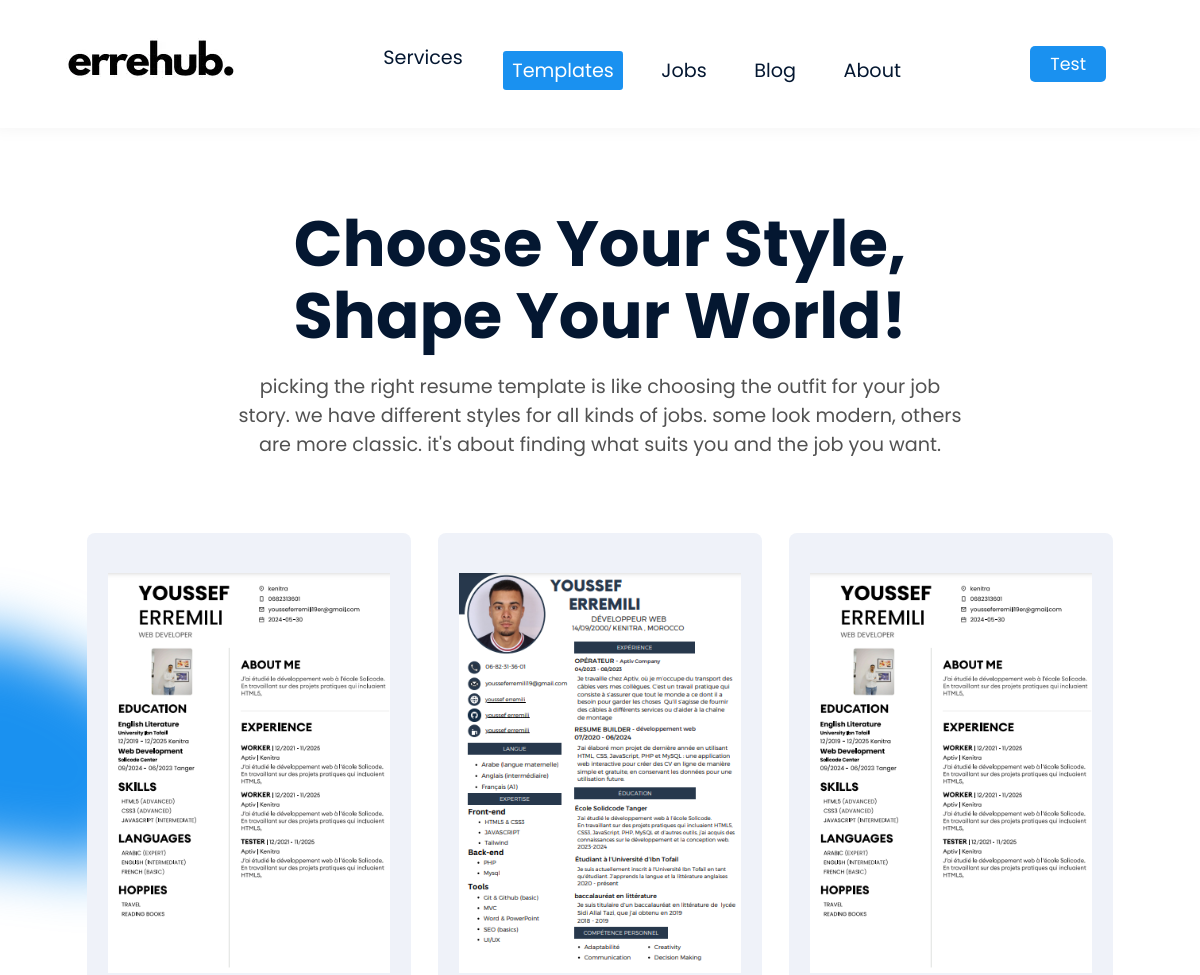
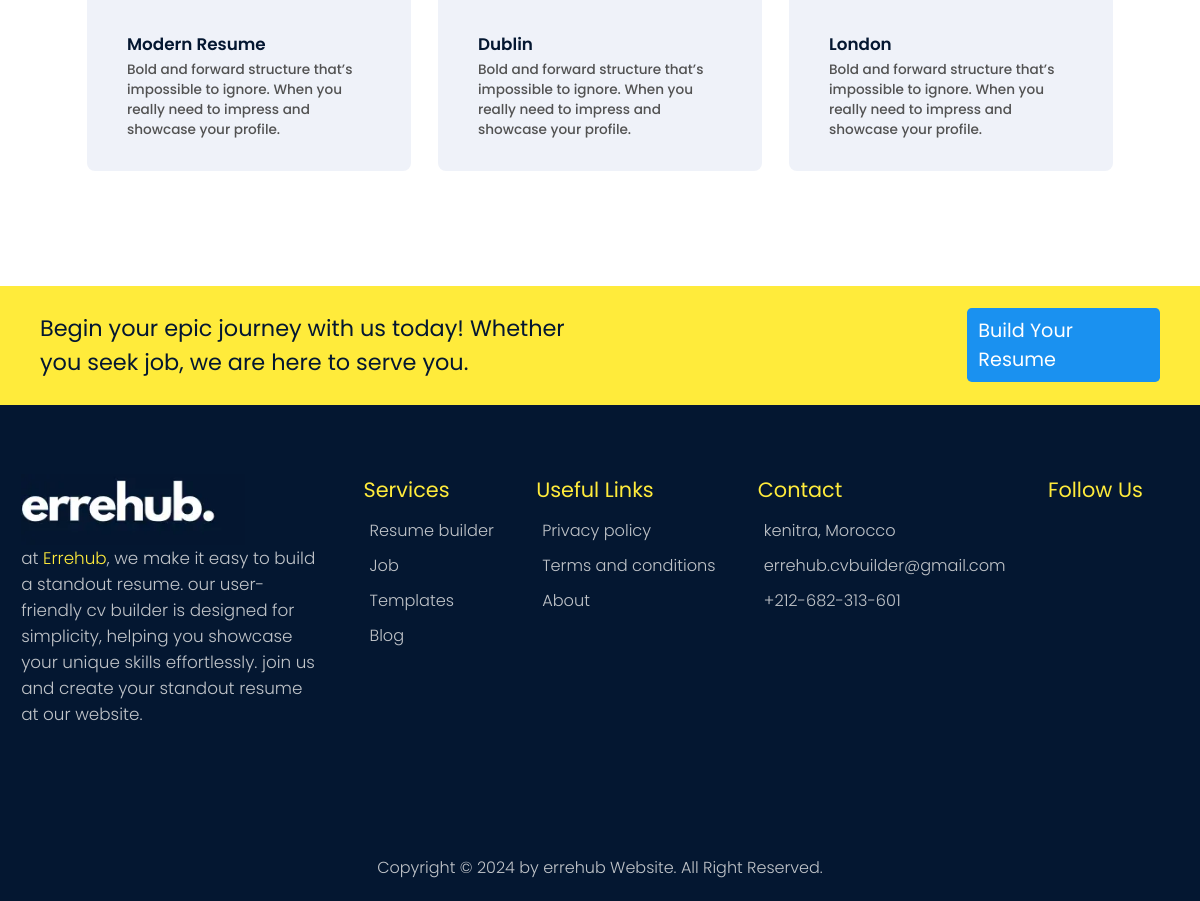
Page /template/template.php (signed in) on the committed database (2 pictures, top to bottom).
### tables this page shows
CREATE TABLE `templates` (
  `resume_id` int(11) NOT NULL,
  `resume_name` varchar(255) NOT NULL,
  `resume_description` varchar(255) NOT NULL,
  `resume_image` varchar(255) NOT NULL,
  `resume_template` text NOT NULL
);

### template/template.php (the view, shortened to what this page needs)
<?php
include("../config/config.php");
$query = "SELECT * FROM templates";
$stmt = $serverConnection->prepare($query);
$stmt->execute();
?>
<!DOCTYPE html>
<html lang="en">
<head>
    <link rel="stylesheet" href="../assets/styles/style.css">
    <link rel="stylesheet" href="../assets/styles/template.css">
</head>
<body>
    <header>
        <div class="nav">
            <div class="logo">
                <a href="../index.php"><img src="../assets/image/errehub-wight.webp" alt="errehub logo"></a>
            </div>
            <nav>
                <ul>
                    <li class="parent">services
                    </li>
                    <li id="selected"><a class="selected" href="template.php">templates</a></li>
                    <li><a href="../job/job.php">jobs</a></li>
                    <li><a href="../blog/blog.php">blog</a></li>
                    <li><a href="../blog/topic.php?id=2&title=about-us&image=../assets/image/about-us.webp">about</a></li>
                </ul>
            </nav>
            <div class="getBtn">
                <?php if (isset($_SESSION["User-Name"])) : ?>
                    <span class="regBtn"><?php echo htmlspecialchars($_SESSION["User-Name"]); ?></span>
                    <a class="regBtn" id="logout" href="../logout/logout.php">
                    </a>
                <?php else : ?>
                    <a class="regBtn login" href="../login/login.php">Log in</a>
                    <a class="regBtn sign" href="../signup/sign-up.php">Sign in</a>
                <?php endif; ?>
            </div>
        </div>
    </header>
    <main class="template">
        <div class="templateHead">
            <h1>Choose your style, shape your world!</h1>
            <p>Picking the right resume template is like choosing the outfit for your job story. We have different
                styles for all kinds of jobs. Some look modern, others are more classic. It's about finding what suits
                you and the job you want.</p>
        </div>
        <div class="galleryTemplates">
            <?php while ($row = $stmt->fetch(PDO::FETCH_ASSOC)) { ?>
                <div class="templateCol templateCol1">
                    <section>
                        <img src="<?php echo $row["resume_image"]; ?>" alt="Resume Image">
                    </section>
                    <section>
                        <h3><?php echo $row["resume_name"]; ?></h3>
                        <p><?php echo $row["resume_description"]; ?></p>
                    </section>
                </div>
            <?php }; ?>
        </div>
    </main>
    <footer>
        <div class="footHead">
            <div class="footLeft">
                <h2>Begin your epic journey with us today! Whether you seek job, we are here to serve you.</h2>
            </div>
            <div class="footRight">
                <div class="footBtn">
                    <a class="getStarted footBtn" href="../editor/editor.php">build your resume</a>
                </div>
            </div>
        </div>
        <div class="mainFooter">
            <div class="footCol about">
                <a href="../index.php"><img src="../assets/image/errehub-dark.webp" alt="logo of the website Errehub"></a>
                <p>At <a class="footInd" href="../index.php">errehub</a>, we make it easy to build a standout resume. Our user-friendly CV builder is designed for simplicity, helping you showcase your unique skills effortlessly. Join us and create your standout resume at our website.</p>
            </div>
            <div class="footCol services">
                <h3>services</h3>
                <ul>
                    <li><a href="../editor/editor.php"><ion-icon name="chevron-forward-outline"></ion-icon> Resume builder</a></li>
                    <li><a href="../job/job.php"><ion-icon name="chevron-forward-outline"></ion-icon> Job</a></li>
                    <li><a href="../template/template.php"><ion-icon name="chevron-forward-outline"></ion-icon> Templates</a></li>
                    <li><a href="../blog/blog.php"><ion-icon name="chevron-forward-outline"></ion-icon> Blog</a></li>
                </ul>
            </div>
            <div class="footCol link">
                <h3>useful links</h3>
                <ul>
                    <li><a href=""><ion-icon name="chevron-forward-outline"></ion-icon> Privacy policy</a></li>
                    <li><a href=""><ion-icon name="chevron-forward-outline"></ion-icon> Terms and conditions</a></li>
                    <li><a href="../blog/topic.php?id=2&title=about-us&image=../assets/image/about-us.webp"><ion-icon name="chevron-forward-outline"></ion-icon> About</a></li>
                </ul>
            </div>
            <div class="footCol address">
                <h3>contact</h3>
                <ul>
                    <li><a href=""><ion-icon name="location-outline"></ion-icon>kenitra, Morocco</a></li>
                    <li><a href=""><ion-icon name="mail-outline"></ion-icon>errehub.cvbuilder@gmail.com</a></li>
                    <li><a href=""><ion-icon name="call-outline"></ion-icon>+212-682-313-601</a></li>
                </ul>
            </div>
            <div class="footCol follow">
                <h3>follow us</h3>
            </div>
        </div>
        <div class="resirved">
            <h3>Copyright © 2024 by errehub Website. All Right Reserved.</h3>
        </div>
    </footer>
</body>
</html>

### assets/styles/style.css (style rules this page uses)
:root { --second-main-color: #21BF73; --first-main-color: #3572EF; --footer-color: #eaeaead1; --footer-title-c: #ffeb3b; --main-title-c: #041731; --slogan-color: #525252; --title-color: #202020; --weight: #ffffff; --black: #000000; --light-blue: #f0f8ff; }
::placeholder { font-size: 0.9rem; text-transform: capitalize; }
::placeholder, select, option, textarea, input { font-family: "Poppins", sans-serif; }
html, body { font-family: 'Poppins', sans-serif; background-color: var(--weight); }
header .nav { background-color: var(--weight); display: flex; align-items: center; justify-content: space-around; min-height: 16vh; box-shadow: 0px -16px 22px 9px #0000001a; position: relative; }
header .nav nav ul li { display: inline-block; margin: 10px 12px; padding: 0.3rem 0.6rem; }
header .nav nav ul li a, header .nav nav ul li { font-size: 1.2rem; color: var(--main-title-c); text-transform: capitalize; cursor: pointer; user-select: none; }
.parent { position: relative; }
#selected { background-color: var(--first-main-color); border-radius: 0.2rem; color: var(--weight); }
.selected { color: var(--weight) !important; }
main .mainHeader .left .btnSetion a, .getBtn .regBtn { padding: 0.4rem 1.2rem; font-size: 1.2rem; font-weight: 400; text-transform: capitalize; background-color: var(--first-main-color); color: var(--weight); border-radius: 5px; cursor: pointer; }
.getBtn .regBtn { position: relative; }
#logout { background-color: transparent; }
.getBtn .regBtn { padding: 6px 20px; font-size: 1.090rem; }
footer .footHead { display: flex; align-items: center; justify-content: center; padding: 1.4rem 2.5rem; margin: 6rem auto 0rem auto; width: 100%; background-color: var(--footer-title-c); }
footer .footHead .footLeft h2 { font-weight: 400; color: var(--main-title-c); text-wrap: balance; font-size: 1.4rem; width: 60%; }
.footHead .footRight a.getStarted { font-size: 1.2rem; text-transform: capitalize; border-radius: 0.3rem; padding: 0.5rem 0.7rem; display: inline-block; color: var(--weight); background-color: var(--first-main-color); }
footer .mainFooter { display: flex; justify-content: space-around; padding: 4.3rem 0 6rem 0; background-color: var(--main-title-c); height: auto; }
footer .mainFooter .about { width: 25%; }
footer .mainFooter .footCol.about p, footer .mainFooter .footCol.about p .footInd { text-transform: lowercase; font-weight: 300; color: var(--footer-color); font-size: 1.05rem; }
footer .mainFooter .footCol.about p .footInd { text-transform: capitalize; color: var(--footer-title-c); text-wrap: nowrap; }
footer .mainFooter .footCol.about img { width: 14rem; }
footer .mainFooter .footCol h3 { font-size: 1.3rem; font-weight: 400; text-transform: capitalize; color: var(--footer-title-c); margin-bottom: 13px; }
footer .mainFooter .footCol a { color: var(--footer-color); font-size: 1.01rem; font-weight: 300; margin: 10px 0; }
footer .mainFooter .follow { margin-right: 3vw; }
footer .mainFooter .footCol ul li a { display: flex; align-items: center; }
footer .resirved { background-color: var(--main-title-c); padding: 2rem 0 1.3rem 0; }
footer .resirved h3 { font-weight: 300; text-align: center; font-size: 1.00rem; color: var(--footer-color); }

### rows in the picture
templates: resume_image (picture), resume_name "Modern Resume", resume_description "Bold and forward structure that’s impossible to ignore. When you really need to impress and showcase your profile."
templates: resume_image (picture), resume_name "Dublin", resume_description "Bold and forward structure that’s impossible to ignore. When you really need to impress and showcase your profile."
templates: resume_image (picture), resume_name "London", resume_description "Bold and forward structure that’s impossible to ignore. When you really need to impress and showcase your profile."

### other values in the picture
$_SESSION["User-Name"] "Test"
